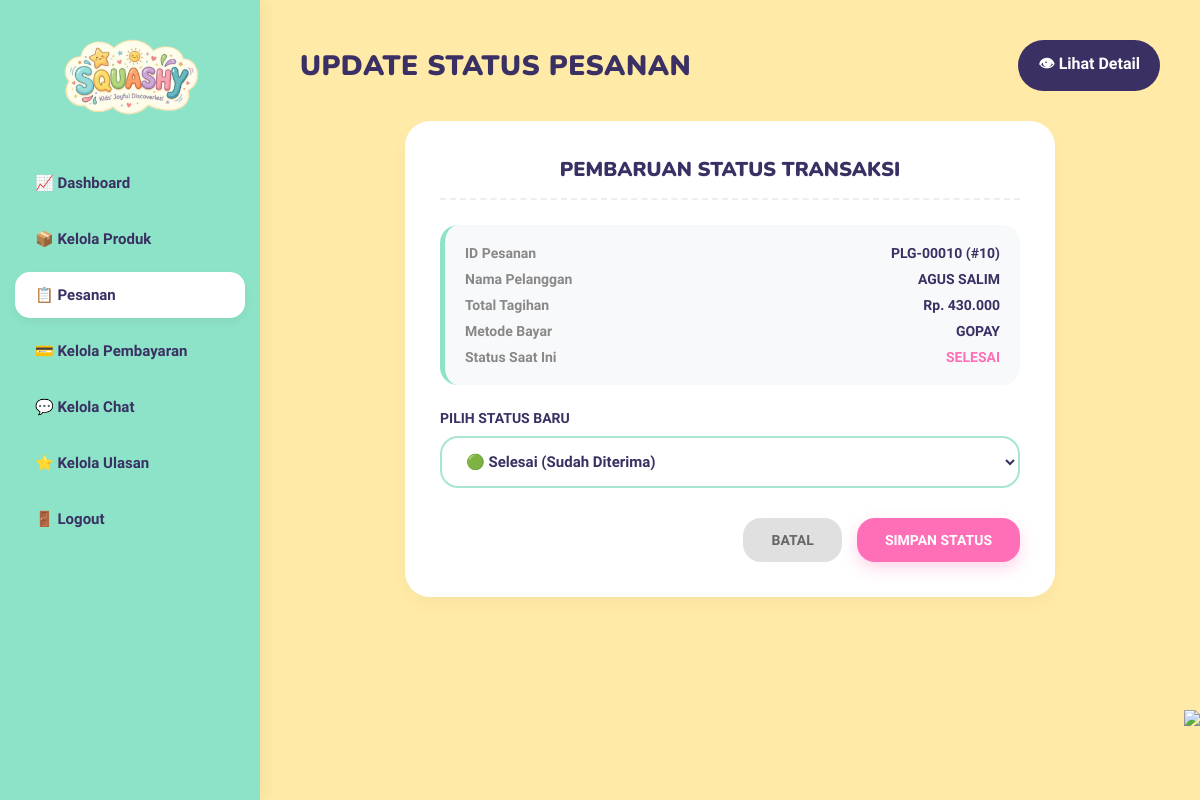
/admin/update_status.php?id=10, run on an earlier commit of the app's database.
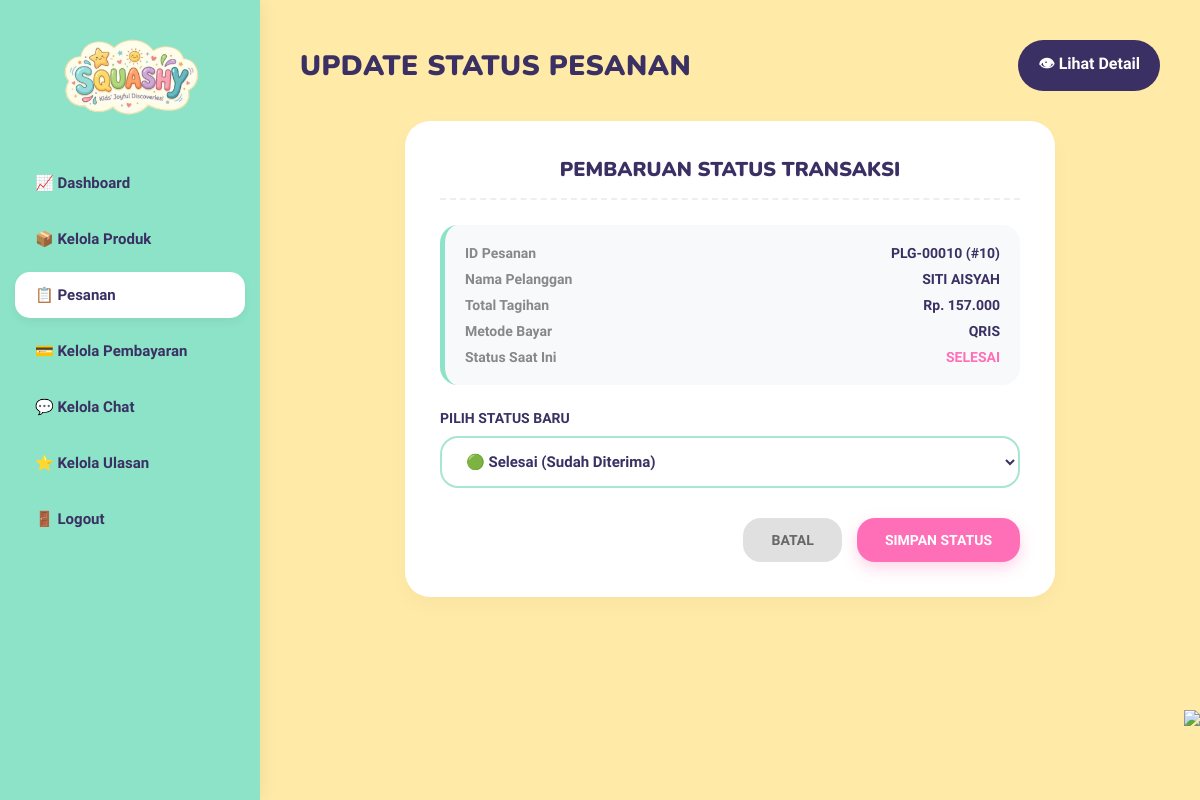
And on a later commit of the database.
### tables this page shows
CREATE TABLE `payment` (
  `id_payment` int NOT NULL,
  `id_order` int NOT NULL,
  `metode_pembayaran` varchar(255) DEFAULT NULL,
  `status_pembayaran` varchar(100) DEFAULT 'pending',
  `waktu_bayar` timestamp NULL DEFAULT CURRENT_TIMESTAMP
);

CREATE TABLE `order` (
  `id_order` int NOT NULL,
  `id_user` int NOT NULL,
  `nomer_hp` varchar(100) DEFAULT NULL,
  `nama_pembeli` varchar(255) NOT NULL,
  `tanggal_pesanan` timestamp NULL DEFAULT CURRENT_TIMESTAMP,
  `total_tagihan` int NOT NULL,
  `status_pesanan` enum('pending','dibayar','diproses','dikirim','selesai','dibatalkan') DEFAULT 'pending',
  `snap_token` varchar(255) DEFAULT NULL,
  `no_resi` varchar(50) DEFAULT '',
  `nomor_resi` varchar(50) DEFAULT NULL
);

### admin/update_status.php (the view, shortened to what this page needs)
<?php
require_once '../config/database.php';
$id_order = intval($_GET['id']);
$query_order = "
SELECT o.*, p.status_pembayaran, p.metode_pembayaran
FROM `order` o
LEFT JOIN payment p ON o.id_order = p.id_order
WHERE o.id_order = $id_order
";
$result_order = mysqli_query($conn, $query_order);
$order = mysqli_fetch_assoc($result_order);
$display_id = "PLG-" . str_pad($order['id_order'], 5, "0", STR_PAD_LEFT);
?>
<!DOCTYPE html>
<html lang="id">
<head>
</head>
<body>
    <?php require_once '../components/layout/header_admin.php'; ?>
    <div class="main-content">
        <div class="header-dash">
            <h1>UPDATE STATUS PESANAN</h1>
            <a href="detail_pesanan.php?id=<?= $id_order ?>" class="btn-back-link">👁 Lihat Detail</a>
        </div>
        <div class="form-card">
            <h3>Pembaruan Status Transaksi</h3>
            <div class="info-box">
                <div class="info-row">
                    <span class="info-label">ID Pesanan</span>
                    <span><?= $display_id ?> (#<?= $order['id_order'] ?>)</span>
                </div>
                <div class="info-row">
                    <span class="info-label">Nama Pelanggan</span>
                    <span><?= htmlspecialchars(strtoupper($order['nama_pembeli'])) ?></span>
                </div>
                <div class="info-row">
                    <span class="info-label">Total Tagihan</span>
                    <span>Rp. <?= number_format($order['total_tagihan'], 0, ',', '.') ?></span>
                </div>
                <div class="info-row">
                    <span class="info-label">Metode Bayar</span>
                    <span><?= htmlspecialchars(strtoupper($order['metode_pembayaran'] ?? '-')) ?></span>
                </div>
                <div class="info-row">
                    <span class="info-label">Status Saat Ini</span>
                    <span style="font-weight: 900; color: var(--pink-accent); text-transform: uppercase;">
                        <?= htmlspecialchars($order['status_pesanan'] ?? 'pending') ?>
                    </span>
                </div>
            </div>
            <form method="POST">
                <div class="form-group">
                    <label for="status_pesanan">Pilih Status Baru</label>
                    <select name="status_pesanan" id="status_pesanan" class="select-status" required>
                        <option value="selesai" <?= strtolower($order['status_pesanan']) === 'selesai' ? 'selected' : '' ?>>🟢 Selesai (Sudah Diterima)</option>
                    </select>
                </div>
                <div class="btn-group">
                    <a href="kelola_pesanan.php" class="btn-cancel">Batal</a>
                    <button type="submit" class="btn-submit">Simpan Status</button>
                </div>
            </form>
        </div>
    </div>
    <img src="../assets/images/decor-right.png" class="decor-flower-bottom">
</body>
</html>

What changed in the data, as far as the page shows it:
changed payment "PLG-00010": id_order.nama_pembeli "AGUS SALIM" → "SITI AISYAH"; id_order.total_tagihan "430.000" → "157.000"; metode_pembayaran "GOPAY" → "QRIS"
